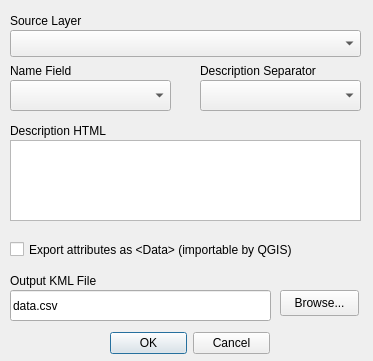
<?xml version="1.0" encoding="UTF-8"?>
<ui version="4.0">
 <class>mmqgis_kml_export_form</class>
 <widget class="QDialog" name="mmqgis_kml_export_form">
  <property name="windowModality">
   <enum>Qt::ApplicationModal</enum>
  </property>
  <property name="enabled">
   <bool>true</bool>
  </property>
  <property name="geometry">
   <rect>
    <x>0</x>
    <y>0</y>
    <width>373</width>
    <height>361</height>
   </rect>
  </property>
  <property name="mouseTracking">
   <bool>false</bool>
  </property>
  <property name="windowTitle">
   <string>Google Maps KML Export</string>
  </property>
  <widget class="QDialogButtonBox" name="buttonBox">
   <property name="geometry">
    <rect>
     <x>110</x>
     <y>330</y>
     <width>160</width>
     <height>26</height>
    </rect>
   </property>
   <property name="orientation">
    <enum>Qt::Horizontal</enum>
   </property>
   <property name="standardButtons">
    <set>QDialogButtonBox::Cancel|QDialogButtonBox::Ok</set>
   </property>
  </widget>
  <widget class="QLabel" name="label">
   <property name="geometry">
    <rect>
     <x>10</x>
     <y>270</y>
     <width>108</width>
     <height>22</height>
    </rect>
   </property>
   <property name="text">
    <string>Output KML File</string>
   </property>
  </widget>
  <widget class="QLineEdit" name="outfilename">
   <property name="geometry">
    <rect>
     <x>10</x>
     <y>290</y>
     <width>261</width>
     <height>31</height>
    </rect>
   </property>
   <property name="text">
    <string>data.csv</string>
   </property>
   <property name="readOnly">
    <bool>false</bool>
   </property>
  </widget>
  <widget class="QPushButton" name="browseoutfile">
   <property name="geometry">
    <rect>
     <x>280</x>
     <y>290</y>
     <width>79</width>
     <height>26</height>
    </rect>
   </property>
   <property name="text">
    <string>Browse...</string>
   </property>
  </widget>
  <widget class="QComboBox" name="sourcelayer">
   <property name="geometry">
    <rect>
     <x>10</x>
     <y>30</y>
     <width>351</width>
     <height>27</height>
    </rect>
   </property>
  </widget>
  <widget class="QLabel" name="label_4">
   <property name="geometry">
    <rect>
     <x>10</x>
     <y>10</y>
     <width>108</width>
     <height>22</height>
    </rect>
   </property>
   <property name="text">
    <string>Source Layer</string>
   </property>
  </widget>
  <widget class="QLabel" name="label_2">
   <property name="geometry">
    <rect>
     <x>10</x>
     <y>120</y>
     <width>151</width>
     <height>22</height>
    </rect>
   </property>
   <property name="text">
    <string>Description HTML</string>
   </property>
  </widget>
  <widget class="QComboBox" name="namefield">
   <property name="geometry">
    <rect>
     <x>10</x>
     <y>80</y>
     <width>161</width>
     <height>31</height>
    </rect>
   </property>
  </widget>
  <widget class="QComboBox" name="separator">
   <property name="geometry">
    <rect>
     <x>200</x>
     <y>80</y>
     <width>161</width>
     <height>31</height>
    </rect>
   </property>
  </widget>
  <widget class="QLabel" name="label_3">
   <property name="geometry">
    <rect>
     <x>10</x>
     <y>60</y>
     <width>108</width>
     <height>22</height>
    </rect>
   </property>
   <property name="text">
    <string>Name Field</string>
   </property>
  </widget>
  <widget class="QLabel" name="label_5">
   <property name="geometry">
    <rect>
     <x>200</x>
     <y>60</y>
     <width>151</width>
     <height>22</height>
    </rect>
   </property>
   <property name="text">
    <string>Description Separator</string>
   </property>
  </widget>
  <widget class="QTextEdit" name="description">
   <property name="geometry">
    <rect>
     <x>10</x>
     <y>140</y>
     <width>351</width>
     <height>81</height>
    </rect>
   </property>
  </widget>
  <widget class="QCheckBox" name="exportdata">
   <property name="geometry">
    <rect>
     <x>10</x>
     <y>240</y>
     <width>351</width>
     <height>19</height>
    </rect>
   </property>
   <property name="text">
    <string>Export attributes as &lt;Data&gt; (importable by QGIS)</string>
   </property>
  </widget>
 </widget>
 <tabstops>
  <tabstop>sourcelayer</tabstop>
  <tabstop>namefield</tabstop>
  <tabstop>separator</tabstop>
  <tabstop>outfilename</tabstop>
  <tabstop>browseoutfile</tabstop>
  <tabstop>buttonBox</tabstop>
 </tabstops>
 <resources/>
 <connections>
  <connection>
   <sender>buttonBox</sender>
   <signal>accepted()</signal>
   <receiver>mmqgis_kml_export_form</receiver>
   <slot>accept()</slot>
   <hints>
    <hint type="sourcelabel">
     <x>248</x>
     <y>254</y>
    </hint>
    <hint type="destinationlabel">
     <x>157</x>
     <y>274</y>
    </hint>
   </hints>
  </connection>
  <connection>
   <sender>buttonBox</sender>
   <signal>rejected()</signal>
   <receiver>mmqgis_kml_export_form</receiver>
   <slot>reject()</slot>
   <hints>
    <hint type="sourcelabel">
     <x>316</x>
     <y>260</y>
    </hint>
    <hint type="destinationlabel">
     <x>286</x>
     <y>274</y>
    </hint>
   </hints>
  </connection>
 </connections>
</ui>
